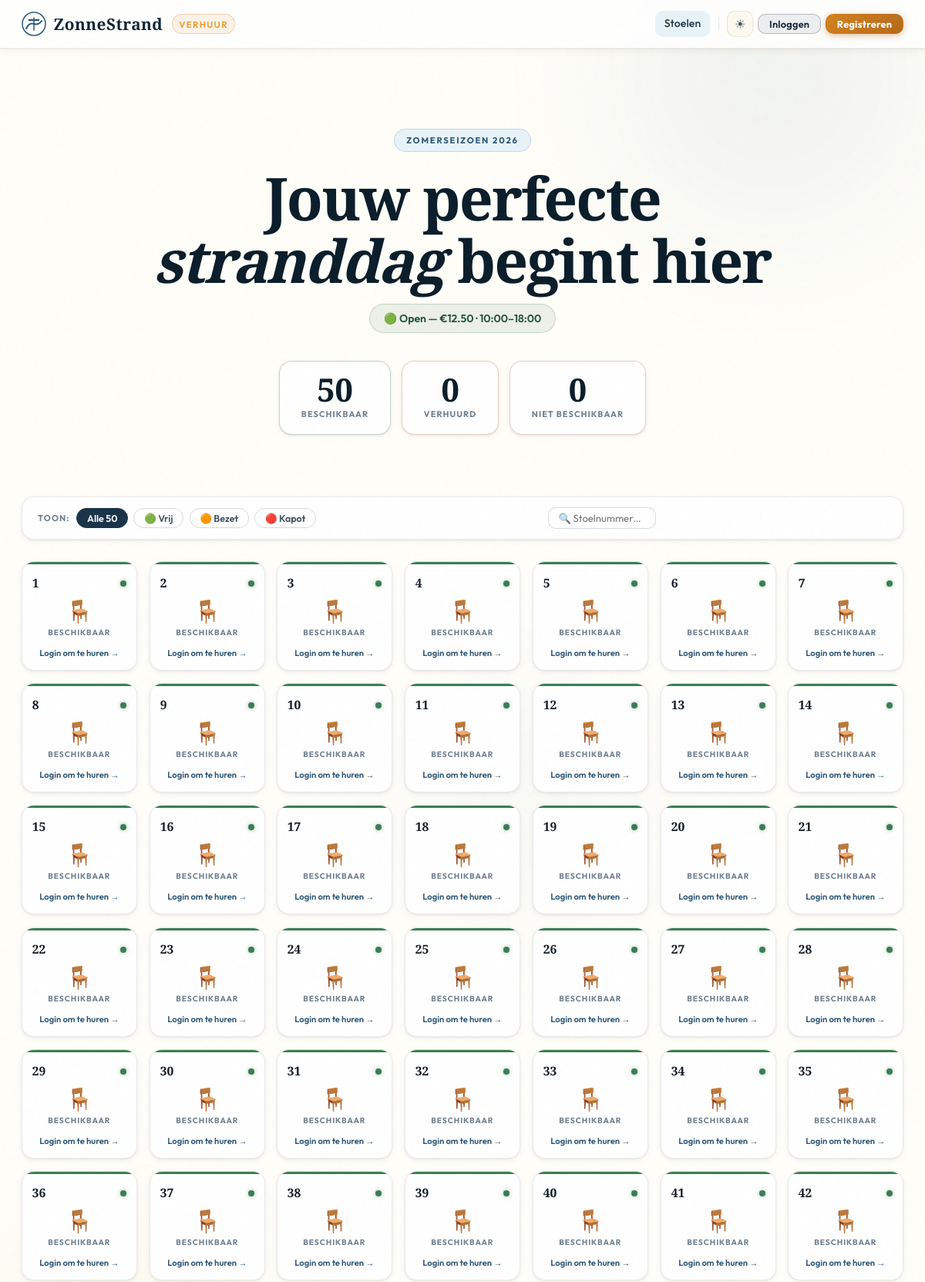
The page / (upper part) on the database its author committed.
### tables this page shows
CREATE TABLE chairs (
    id             INTEGER PRIMARY KEY AUTOINCREMENT,
    status         TEXT NOT NULL DEFAULT 'vrij',
    repair_reason  TEXT,
    repair_status  TEXT
);

### routes.py (the view)
@main_routes.route("/")
def index():
    chairs       = get_all_chairs()
    stats        = get_chair_stats()
    price, slot  = get_price_and_slot()
    renter_map   = {}
    for ch in chairs:
        if ch["status"] == "bezet":
            r = get_active_rental(ch["id"])
            if r: renter_map[ch["id"]] = r["rented_by"]
    search = request.args.get("q","").strip()
    show_onboarding = session.pop("onboarding", False)
    notif_count     = _notif_count()
    return render_template("index.html",
        chairs=chairs, stats=stats,
        user=session.get("user"), role=session.get("role"),
        current_price=price, current_slot=slot,
        always_open=is_always_open(),
        renter_map=renter_map,
        broken_reasons=BROKEN_REASONS,
        now=datetime.now(),
        search=search,
        show_onboarding=show_onboarding,
        notif_count=notif_count,
        time_slots=TIME_SLOTS)

### models.py (called while the page is built)
def get_db():
    conn = sqlite3.connect(DB_NAME)
    conn.row_factory = sqlite3.Row
    return conn

def get_all_chairs():
    conn = get_db()
    chairs = conn.execute("SELECT * FROM chairs ORDER BY id").fetchall()
    conn.close()
    return chairs

def get_chair_stats():
    conn = get_db()
    r = conn.execute("""
        SELECT
          SUM(CASE WHEN status='vrij'  THEN 1 ELSE 0 END) vrij,
          SUM(CASE WHEN status='bezet' THEN 1 ELSE 0 END) bezet,
          SUM(CASE WHEN status='kapot' OR status='in_reparatie' THEN 1 ELSE 0 END) kapot
        FROM chairs
    """).fetchone()
    conn.close()
    return {"vrij": r["vrij"] or 0, "bezet": r["bezet"] or 0, "kapot": r["kapot"] or 0}

def get_setting(key):
    conn = get_db()
    r = conn.execute("SELECT value FROM settings WHERE key=?", (key,)).fetchone()
    conn.close()
    return r["value"] if r else None

def is_always_open():
    return get_setting("always_open") == "true"

### routes.py (called while the page is built)
def logged_in(): return "user" in session

def get_price_and_slot():
    if is_always_open():
        h = datetime.now().hour
        return (10.0, "15:00–18:00") if h >= 15 else (12.5, "10:00–18:00")
    h = datetime.now().hour
    if h < 10 or h >= 18: return None, None
    return (10.0, "15:00–18:00") if h >= 15 else (12.5, "10:00–18:00")

def _notif_count():
    if not logged_in(): return 0
    try:
        return count_unread_notifications(session["user"])
    except Exception:
        return 0

### templates/index.html (shortened to what this page needs)
{% extends "base.html" %}
{% block content %}
<section class="hero-section">
    <div class="hero-eyebrow">Zomerseizoen 2026</div>
    <h1 class="hero-display">Jouw perfecte<br><em>stranddag</em> begint hier</h1>
    <p class="hero-lead">
        {% if always_open %}
            <span class="status-pill pill-open">🔓 Altijd verhuurbaar (override aan)</span>
        {% elif current_price %}
            <span class="status-pill pill-open">🟢 Open — €{{ "%.2f"|format(current_price|float) }} · {{ current_slot }}</span>
        {% else %}
            <span class="status-pill pill-closed">🔴 Gesloten — verhuur 10:00–18:00</span>
        {% endif %}
    </p>
    <div class="stat-row">
        <div class="stat-card s-vrij">
            <span class="stat-val" id="stat-vrij">{{ stats.vrij }}</span>
            <span class="stat-lbl">Beschikbaar</span>
        </div>
        <div class="stat-card s-bezet">
            <span class="stat-val" id="stat-bezet">{{ stats.bezet }}</span>
            <span class="stat-lbl">Verhuurd</span>
        </div>
        <div class="stat-card s-kapot">
            <span class="stat-val" id="stat-kapot">{{ stats.kapot }}</span>
            <span class="stat-lbl">Niet beschikbaar</span>
        </div>
    </div>
</section>
<div class="controls-bar">
    <div class="filter-set">
        <span class="filter-label">Toon:</span>
        <button class="filt is-active" data-filter="all">Alle 50</button>
        <button class="filt" data-filter="vrij">🟢 Vrij</button>
        <button class="filt" data-filter="bezet">🟠 Bezet</button>
        <button class="filt" data-filter="kapot">🔴 Kapot</button>
    </div>
    <div class="chair-search-wrap">
        <input type="number" id="chair-search" class="chair-search-input"
               placeholder="🔍 Stoelnummer…" min="1" max="50"
               aria-label="Zoek op stoelnummer">
    </div>
</div>
<div class="chair-grid" id="chair-grid">
{% for chair in chairs %}
{% set cid    = chair['id'] %}
{% set status = chair['status'] %}
{% set renter = renter_map.get(cid) %}
{% set broken = status in ('kapot','in_reparatie') %}
<article class="chair-card {{ status }}"
         data-status="{{ 'kapot' if broken else status }}"
         data-id="{{ cid }}">
    <div class="cc-header">
        <span class="cc-number">{{ cid }}</span>
        <span class="cc-indicator ind-{{ status }}"></span>
    </div>
    <div class="cc-icon">
        {% if status == 'vrij' %}🪑
        {% elif status == 'bezet' %}👤
        {% elif status == 'in_reparatie' %}🛠
        {% else %}🔧{% endif %}
    </div>
    <div class="cc-status">
        {% if status == 'vrij' %}Beschikbaar
        {% elif status == 'bezet' %}Verhuurd
        {% elif status == 'in_reparatie' %}In reparatie
        {% else %}Kapot{% endif %}
    </div>
    <div class="cc-actions">
    {% if user %}
        {% if status == 'vrij' %}
            {% if current_price %}
            <a href="/checkout/{{ cid }}" class="btn btn-success btn-xs">
                Huur · €{{ "%.2f"|format(current_price|float) }}
            </a>
            {% else %}
            <span class="cc-closed">Gesloten</span>
            {% endif %}
            <button class="btn btn-danger btn-xs" onclick="openBrokenModal({{ cid }})" type="button">Kapot melden</button>
        {% elif status == 'bezet' %}
            {% if user == renter or role == 'admin' %}
            <a href="/free/{{ cid }}" class="btn btn-warning btn-xs"
               data-confirm="Stoel {{ cid }} terugbrengen?">Terugbrengen</a>
            {% else %}
            <span class="cc-chip chip-bezet">Verhuurd</span>
            {% endif %}
        {% elif broken %}
            {% if role == 'admin' %}
            <form class="repair-inline" data-chair-id="{{ cid }}">
                <select name="repair_status" class="repair-sel">
                    <option value="kapot"        {% if chair['repair_status']=='kapot'        %}selected{% endif %}>Kapot</option>
                    <option value="in_reparatie" {% if chair['repair_status']=='in_reparatie' %}selected{% endif %}>Reparatie</option>
                    <option value="gerepareerd"  {% if chair['repair_status']=='gerepareerd'  %}selected{% endif %}>Klaar</option>
                </select>
                <button type="submit" class="btn btn-violet btn-xs">✓</button>
            </form>
            {% else %}
            <span class="cc-chip chip-kapot">
                {{ 'In reparatie' if status == 'in_reparatie' else 'Kapot' }}
            </span>
            {% endif %}
        {% endif %}
    {% else %}
        <a href="/login" class="cc-login-link">Login om te huren →</a>
    {% endif %}
    </div>
</article>
{% endfor %}
</div>
{% endblock %}

### rows shown on the page
chairs: id "1", status "BESCHIKBAAR"
chairs: id "2", status "BESCHIKBAAR"
chairs: id "3", status "BESCHIKBAAR"
chairs: id "4", status "BESCHIKBAAR"
chairs: id "5", status "BESCHIKBAAR"
chairs: id "6", status "BESCHIKBAAR"
chairs: id "7", status "BESCHIKBAAR"
chairs: id "8", status "BESCHIKBAAR"
chairs: id "9", status "BESCHIKBAAR"
chairs: id "10", status "BESCHIKBAAR"
chairs: id "11", status "BESCHIKBAAR"
chairs: id "12", status "BESCHIKBAAR"
chairs: id "13", status "BESCHIKBAAR"
chairs: id "14", status "BESCHIKBAAR"
chairs: id "15", status "BESCHIKBAAR"
chairs: id "16", status "BESCHIKBAAR"
chairs: id "17", status "BESCHIKBAAR"
chairs: id "18", status "BESCHIKBAAR"
chairs: id "19", status "BESCHIKBAAR"
chairs: id "20", status "BESCHIKBAAR"
chairs: id "21", status "BESCHIKBAAR"
chairs: id "22", status "BESCHIKBAAR"
chairs: id "23", status "BESCHIKBAAR"
chairs: id "24", status "BESCHIKBAAR"
chairs: id "25", status "BESCHIKBAAR"
chairs: id "26", status "BESCHIKBAAR"
chairs: id "27", status "BESCHIKBAAR"
chairs: id "28", status "BESCHIKBAAR"
chairs: id "29", status "BESCHIKBAAR"
chairs: id "30", status "BESCHIKBAAR"
chairs: id "31", status "BESCHIKBAAR"
chairs: id "32", status "BESCHIKBAAR"
chairs: id "33", status "BESCHIKBAAR"
chairs: id "34", status "BESCHIKBAAR"
chairs: id "35", status "BESCHIKBAAR"
chairs: id "36", status "BESCHIKBAAR"
chairs: id "37", status "BESCHIKBAAR"
chairs: id "38", status "BESCHIKBAAR"
chairs: id "39", status "BESCHIKBAAR"
chairs: id "40", status "BESCHIKBAAR"
chairs: id "41", status "BESCHIKBAAR"
chairs: id "42", status "BESCHIKBAAR"

### other values the page prints
{{ "%.2f"|format(current_price|float) }} "12.50"
{{ current_slot }} "10:00–18:00"
{{ stats.vrij }} "50"
{{ stats.bezet }} "0"
{{ stats.kapot }} "0"
